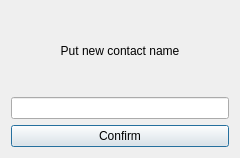
<?xml version="1.0" encoding="UTF-8"?>
<ui version="4.0">
 <class>EditContactInfoWindow</class>
 <widget class="QDialog" name="EditContactInfoWindow">
  <property name="geometry">
   <rect>
    <x>0</x>
    <y>0</y>
    <width>240</width>
    <height>158</height>
   </rect>
  </property>
  <property name="windowTitle">
   <string>Dialog</string>
  </property>
  <layout class="QGridLayout" name="gridLayout_2">
   <item row="0" column="0">
    <layout class="QGridLayout" name="gridLayout">
     <item row="0" column="0">
      <widget class="QLabel" name="newContactNameLabel">
       <property name="text">
        <string>Put new contact name</string>
       </property>
       <property name="alignment">
        <set>Qt::AlignCenter</set>
       </property>
      </widget>
     </item>
     <item row="1" column="0">
      <widget class="QLineEdit" name="newContactNameLine"/>
     </item>
     <item row="2" column="0">
      <widget class="QPushButton" name="pushButton">
       <property name="text">
        <string>Confirm</string>
       </property>
      </widget>
     </item>
    </layout>
   </item>
  </layout>
 </widget>
 <resources/>
 <connections/>
</ui>
